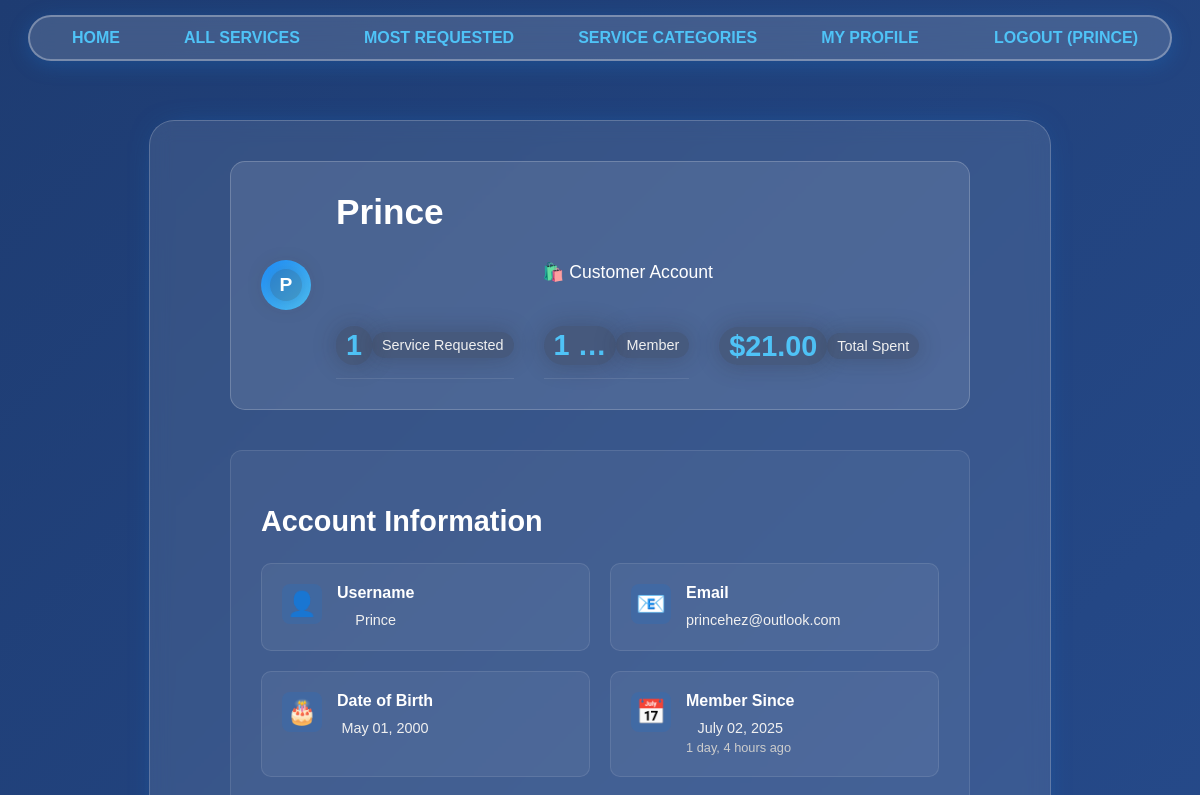
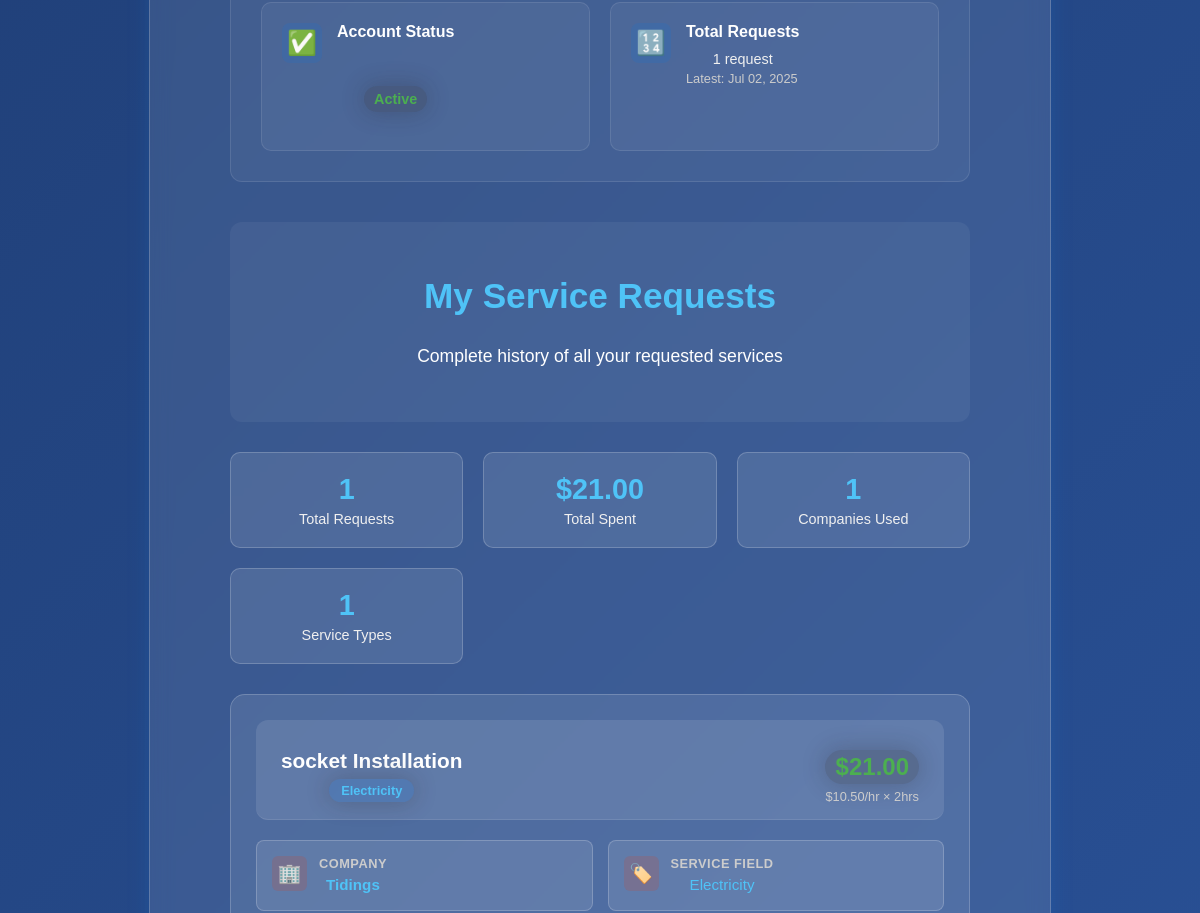
Page /customer/Prince (upper part) on the earlier database version (2 pictures, top to bottom).
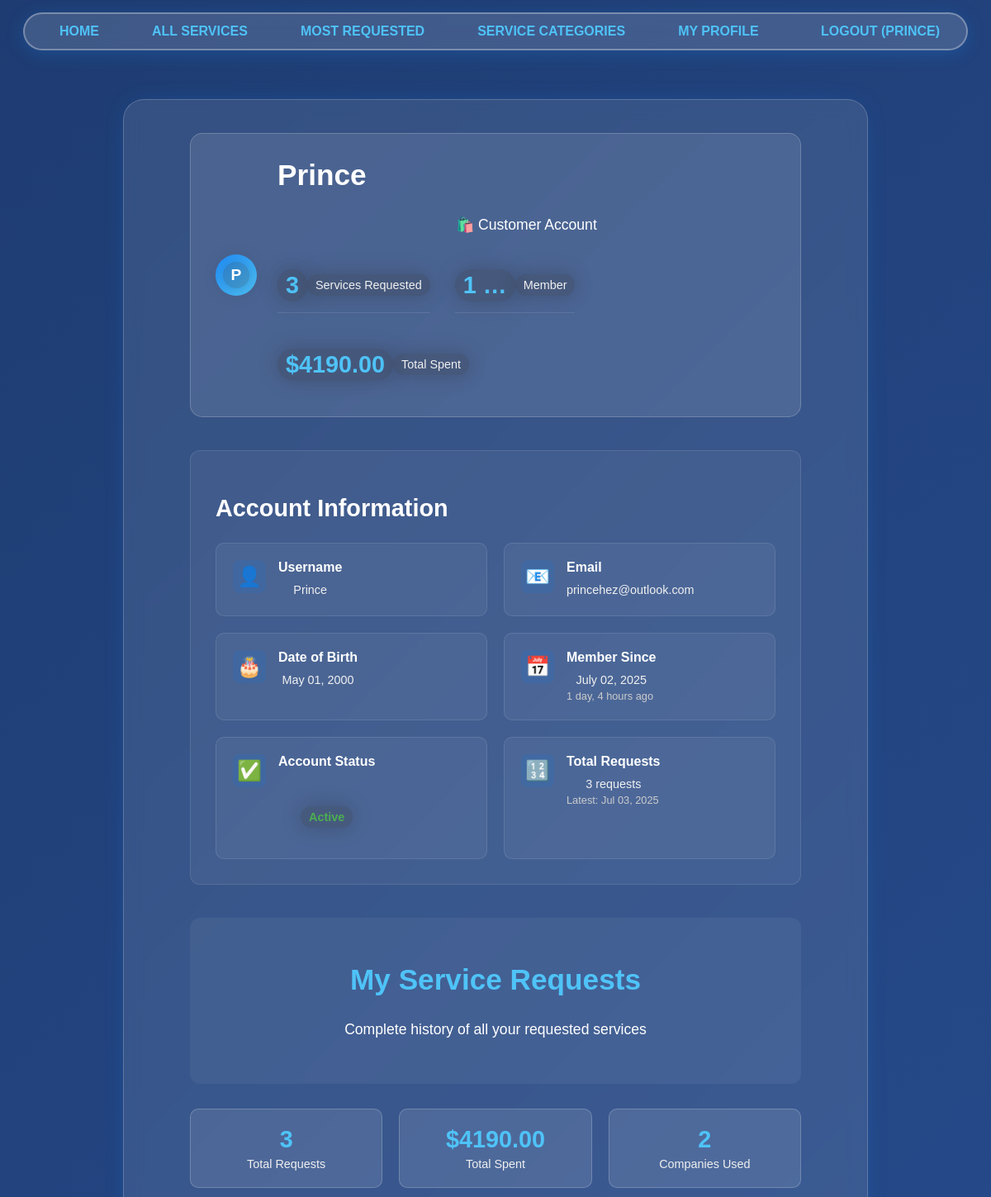
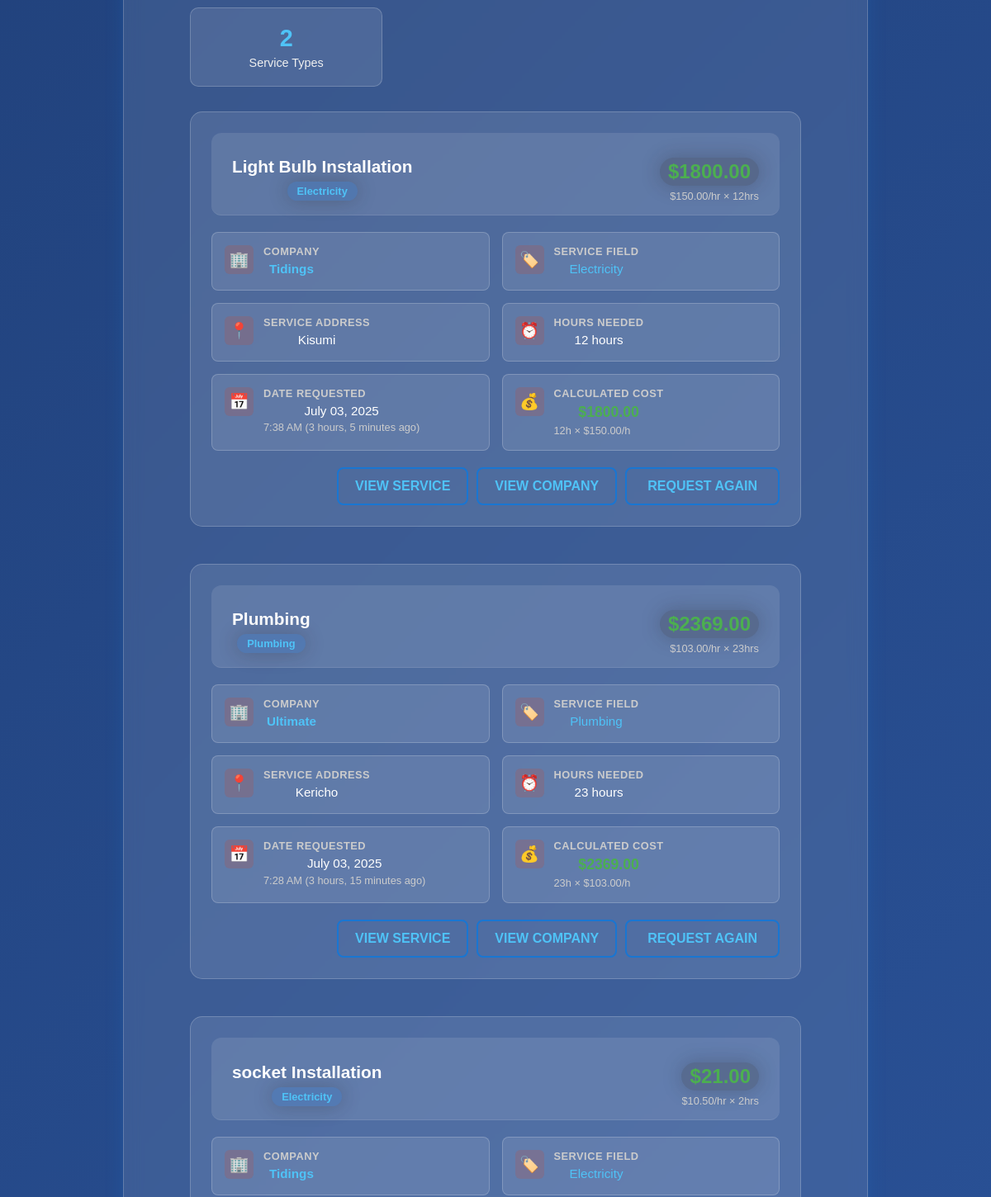
Same page on the later database version (2 pictures, top to bottom).
### services/models.py (models this page shows, shortened)
class ServiceRequest(models.Model):
    customer = models.ForeignKey(Customer, on_delete=models.CASCADE)  # Customer association
    service = models.ForeignKey(Service, on_delete=models.CASCADE)  # Service association
    address = models.CharField(max_length=255)  # Address field
    hours_needed = models.PositiveIntegerField()  # Service time in hours
    request_date = models.DateTimeField(auto_now_add=True)  # Request tracking
    def calculated_cost(self):
        return self.service.price_hour * self.hours_needed  # Automatic cost calculation

class Service(models.Model):
    FIELD_CHOICES = [
        ("Air Conditioner", "Air Conditioner"),
        ("Carpentry", "Carpentry"),
        ("Electricity", "Electricity"),
        ("Gardening", "Gardening"),
        ("Home Machines", "Home Machines"),
        ("Housekeeping", "Housekeeping"),
        ("Interior Design", "Interior Design"),
        ("Locks", "Locks"),
        ("Painting", "Painting"),
        ("Plumbing", "Plumbing"),
        ("Water Heaters", "Water Heaters"),
    ]
    company = models.ForeignKey(Company, on_delete=models.CASCADE)  # Company association
    name = models.CharField(max_length=40)  # Service name
    description = models.TextField()  # Service description
    price_hour = models.DecimalField(decimal_places=2, max_digits=8, validators=[MinValueValidator(0.00)])  # Price field
    field = models.CharField(max_length=30, choices=FIELD_CHOICES)  # Service field/category
    date_created = models.DateTimeField(auto_now_add=True)  # Date created for display

### users/models.py (models this page shows)
class Company(models.Model):
    FIELD_CHOICES = [
        ("Air Conditioner", "Air Conditioner"),
        ("All in One", "All in One"),  # Special company type - can create any service type
        ("Carpentry", "Carpentry"),
        ("Electricity", "Electricity"),
        ("Gardening", "Gardening"),
        ("Home Machines", "Home Machines"),
        ("Housekeeping", "Housekeeping"),
        ("Interior Design", "Interior Design"),
        ("Locks", "Locks"),
        ("Painting", "Painting"),
        ("Plumbing", "Plumbing"),
        ("Water Heaters", "Water Heaters"),
    ]
    user = models.OneToOneField(User, on_delete=models.CASCADE, primary_key=True)
    field_of_work = models.CharField(max_length=70, choices=FIELD_CHOICES)  # Required field of work
    rating = models.IntegerField(validators=[MinValueValidator(0), MaxValueValidator(5)], default=0)  # Company rating system

class User(AbstractUser):
    email = models.EmailField(unique=True)  # Email uniqueness validation
    is_company = models.BooleanField(default=False)  # Company user type
    is_customer = models.BooleanField(default=False)  # Customer user type

### netfix/views.py (the view)
# urls.py: path('customer/<slug:name>', v.customer_profile, name='customer_profile'),
def customer_profile(request, name):
    user = get_object_or_404(User, username=name)
    if hasattr(user, 'customer'):
        customer = user.customer
        service_requests = ServiceRequest.objects.filter(customer=customer).order_by('-request_date')  # Service requests display
        total_spent = sum(request.calculated_cost() for request in service_requests)  # Price calculation
        unique_companies = service_requests.values('service__company').distinct().count()
        unique_categories = service_requests.values('service__field').distinct().count()
        return render(request, 'users/customer_profile.html', {
            'user': user,
            'customer': customer,
            'service_requests': service_requests,
            'total_spent': total_spent,
            'unique_companies': unique_companies,
            'unique_categories': unique_categories,
        })
    else:
        return render(request, 'users/error.html', {'message': 'User is not a customer'})

### users/templates/users/customer_profile.html (shortened to what the changed rows need)
{% extends 'main/base.html' %}
{% block content %}
    <div class="customer-profile-container">
        <div class="customer-profile-header">
            <div class="customer-info">
                <h1>{{ user.username }}</h1>
                <div class="customer-stats">
                    <div class="stat-item">
                        <span class="stat-number">{{ service_requests.count }}</span>
                        <span class="stat-label">Service{{ service_requests.count|pluralize }} Requested</span>
                    </div>
                    {% if service_requests %}
                    <div class="stat-item">
                        <span class="stat-number">${{ total_spent|floatformat:2|default:"0.00" }}</span>
                        <span class="stat-label">Total Spent</span>
                    </div>
                    {% endif %}
                </div>
            </div>
        </div>
        <div class="customer-account-info">
            <h2>Account Information</h2>
            <div class="account-info-grid">
                <div class="info-card">
                    <div class="info-content">
                        <h4>Total Requests</h4>
                        <p>{{ service_requests.count }} request{{ service_requests.count|pluralize }}</p>
                        {% if service_requests %}
                            <small>Latest: {{ service_requests.first.request_date|date:"M d, Y" }}</small>
                        {% endif %}
                    </div>
                </div>
            </div>
        </div>
        <div class="service-requests-section">
            <div class="requests-header">
                <h2>My Service Requests</h2>
            </div>
            {% if service_requests %}
                <div class="requests-summary">
                    <div class="summary-stats">
                        <div class="summary-card">
                            <h4>{{ service_requests.count }}</h4>
                            <p>Total Requests</p>
                        </div>
                        <div class="summary-card">
                            <h4>${{ total_spent|floatformat:2|default:"0.00" }}</h4>
                            <p>Total Spent</p>
                        </div>
                        <div class="summary-card">
                            <h4>{{ unique_companies|default:0 }}</h4>
                            <p>Companies Used</p>
                        </div>
                        <div class="summary-card">
                            <h4>{{ unique_categories|default:0 }}</h4>
                            <p>Service Types</p>
                        </div>
                    </div>
                </div>
                <div class="requests-list">
                    {% for request in service_requests %}
                        <div class="request-card">
                            <div class="request-header">
                                <div class="request-title">
                                    <h3><a href="/services/{{ request.service.id }}">{{ request.service.name }}</a></h3>
                                    <span class="request-category">{{ request.service.field }}</span>
                                </div>
                                <div class="request-cost">
                                    <span class="cost-amount">${{ request.calculated_cost }}</span>
                                    <small class="cost-breakdown">${{ request.service.price_hour }}/hr × {{ request.hours_needed }}hr{{ request.hours_needed|pluralize }}</small>
                                </div>
                            </div>
                            <div class="request-details">
                                <div class="detail-grid">
                                    <div class="detail-item">
                                        <div class="detail-icon">🏢</div>
                                        <div class="detail-content">
                                            <label>Company</label>
                                            <p><a href="/company/{{ request.service.company.user.username }}" class="company-link">{{ request.service.company.user.username }}</a></p>
                                        </div>
                                    </div>
                                    <div class="detail-item">
                                        <div class="detail-icon">🏷️</div>
                                        <div class="detail-content">
                                            <label>Service Field</label>
                                            <p><a href="/services/{{ request.service.field|slugify }}/">{{ request.service.field }}</a></p>
                                        </div>
                                    </div>
                                    <div class="detail-item">
                                        <div class="detail-icon">📍</div>
                                        <div class="detail-content">
                                            <label>Service Address</label>
                                            <p>{{ request.address }}</p>
                                        </div>
                                    </div>
                                    <div class="detail-item">
                                        <div class="detail-icon">⏰</div>
                                        <div class="detail-content">
                                            <label>Hours Needed</label>
                                            <p>{{ request.hours_needed }} hour{{ request.hours_needed|pluralize }}</p>
                                        </div>
                                    </div>
                                    <div class="detail-item">
                                        <div class="detail-icon">📅</div>
                                        <div class="detail-content">
                                            <label>Date Requested</label>
                                            <p>{{ request.request_date|date:"F d, Y" }}</p>
                                            <small>{{ request.request_date|date:"g:i A" }} ({{ request.request_date|timesince }} ago)</small>
                                        </div>
                                    </div>
                                    <div class="detail-item">
                                        <div class="detail-icon">💰</div>
                                        <div class="detail-content">
                                            <label>Calculated Cost</label>
                                            <p class="cost-highlight">${{ request.calculated_cost }}</p>
                                            <small>{{ request.hours_needed }}h × ${{ request.service.price_hour }}/h</small>
                                        </div>
                                    </div>
                                </div>
                            </div>
                            <div class="request-actions">
                                <a href="/services/{{ request.service.id }}" class="btn btn-outline">View Service</a>
                                <a href="/company/{{ request.service.company.user.username }}" class="btn btn-outline">View Company</a>
                                <a href="/services/{{ request.service.id }}/request_service/" class="btn btn-secondary">Request Again</a>
                            </div>
                        </div>
                    {% endfor %}
                </div>
            {% endif %}
        </div>
    </div>
{% endblock %}

Differences in the rows shown:
added ServiceRequest: first.request_date "Jul 03, 2025", service.name "Light Bulb Installation", service.field "Electricity", calculated_cost "1800.00", service.price_hour "150.00", hours_needed "12", service.company.user.username "Tidings", address "Kisumi", request_date "July 03, 2025", request_date "7:38 AM", request_date "3 hours, 5 minutes"
added ServiceRequest: service.name "Plumbing", service.field "Plumbing", calculated_cost "2369.00", service.price_hour "103.00", hours_needed "23", service.company.user.username "Ultimate", address "Kericho", request_date "July 03, 2025", request_date "7:28 AM", request_date "3 hours, 15 minutes"
Other differences:
{{ service_requests.count }}: "1" → "3"
{{ total_spent|floatformat:2|default:"0.00" }}: "21.00" → "4190.00"
{{ unique_companies|default:0 }}: "1" → "2"
{{ unique_categories|default:0 }}: "1" → "2"
{{ service_requests.first.request_date|date:"M d, Y" }}: "Jul 02, 2025" → "Jul 03, 2025"
